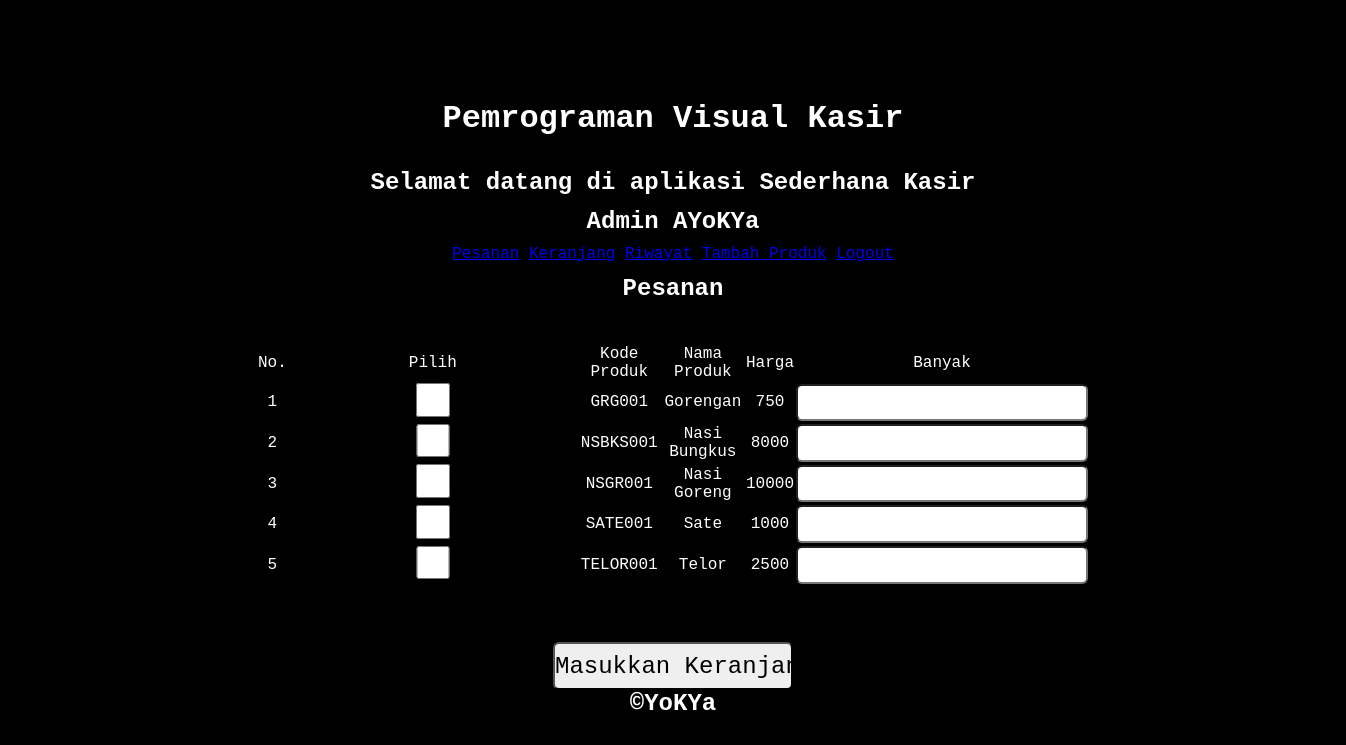
The page /Kasir/Pesanan.php (signed in) on the database its author committed.
### tables this page shows
CREATE TABLE `produk` (
  `id_produk` varchar(20) NOT NULL,
  `nama_produk` varchar(50) NOT NULL,
  `harga_produk` int(20) NOT NULL,
  `stok_produk` int(20) NOT NULL,
  `total_produk` int(20) NOT NULL
);

### Classes/Database.php (called while the page is built, shortened)
<?php
class Database {
    private static $INSTANCE = null;
    private $DB,
            $host = 'localhost',
            $user = 'root',
            $pass = '',
            $db   = 'pv_kasir';
    public function __construct() {
        $this->DB = new mysqli($this->host, $this->user, $this->pass, $this->db);
    }
    public static function getInstance(){
        if (!isset( self::$INSTANCE)) {
            self::$INSTANCE = new Database();
        }
        return self::$INSTANCE;
    }
    public function get_all($name){
        $query = "SELECT * FROM $name";
        $hasil = $this->DB->query($query);
        return $hasil;
    }
}

### Kasir/Core/init.php (called while the page is built, shortened)
<?php
    $PRODUK = new Produk();
?>

### Classes/User.php (called while the page is built, shortened)
<?php
class User{
    public function __construct() {
        $this->_DB = Database::getInstance();
    }
}
?>

### Classes/Produk.php (called while the page is built, shortened)
<?php
include_once 'User.php';
class Produk extends User  {
    public function get_Produk($Produk){
        $data = $this->_DB->get_all($Produk);
        return $data;
    }
}

### Kasir/Pesanan.php (the view, shortened to what this page needs)
<?php include_once 'Core/init.php'; include_once '../Templates/Header.php'; include_once 'Template/header.php';
?>
<h3>Pesanan</h3>
<?php $a = 1; ?>
<form action="Pesanan.php" method="post">
    <table>
        <tr>
        <td>No.</td>
        <td>Pilih</td>
        <td>Kode Produk</td>
        <td>Nama Produk</td>
        <td>Harga</td>
        <td>Banyak</td>
        </tr>
        <?php
            $produk = $PRODUK->get_produk('produk');
            while ($data = mysqli_fetch_array($produk)) {
        ?>
        <tr>
        <td><?php echo $a ?> </td>
        <td><input class="a" type="checkbox" name="Beli[]" value="<?php echo $data['id_produk'] ?>"></td>
        <td><?php echo $data['id_produk'] ?> </td>
        <td><?php echo $data['nama_produk'] ?> </td>
        <td id="Harga"><?php echo $data['harga_produk'] ?> </td>
        <td><input class='b' type="number" min ="1" name="value<?php echo $data['id_produk']?>"></td>
        </tr>
        <?php $a++;} ?>
    </table>
    <input type="submit" value="Masukkan Keranjang" name="submit" id="submit1">
</form>
<?php
include_once '../Templates/Footer.php';?>

### Assets/style.css (style rules this page uses)
* { font-family: monospace; margin: 0; padding: 0; font-size: 16px; }
body { margin-top: 100px; width: 100%; text-align: center; background-color: black; }
h3 { font-size: 1.5em; color: white; margin: 0.5em 0em 0.4em 0em; }
input:not(.a .b) { font-size: 1.5em; height: 1.4em; width: 12em; border-radius: 0.25em; text-align: center; }
table { font-size: 2em; padding: 1em 8em; width: 100%; color: white; align-items: center; }
td { font-size: 1em; }
.b { border-radius: 0.25em; width: 3em; }
#submit1 { margin-top: 1em; width: 10em; height: 2em; font-size: 1.5em; border-radius: 0.25em; }

### rows shown on the page
produk: id_produk "GRG001", nama_produk "Gorengan", harga_produk "750"
produk: id_produk "NSBKS001", nama_produk "Nasi Bungkus", harga_produk "8000"
produk: id_produk "NSGR001", nama_produk "Nasi Goreng", harga_produk "10000"
produk: id_produk "SATE001", nama_produk "Sate", harga_produk "1000"
produk: id_produk "TELOR001", nama_produk "Telor", harga_produk "2500"

### other values the page prints
Session::get('username') "AYoKYa"
